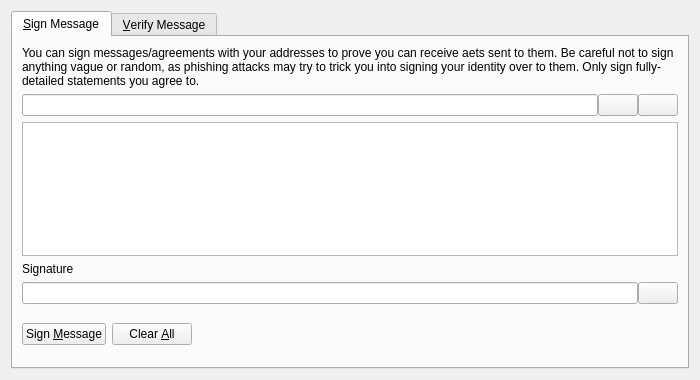
<?xml version="1.0" encoding="UTF-8"?>
<ui version="4.0">
 <class>SignVerifyMessageDialog</class>
 <widget class="QDialog" name="SignVerifyMessageDialog">
  <property name="geometry">
   <rect>
    <x>0</x>
    <y>0</y>
    <width>700</width>
    <height>380</height>
   </rect>
  </property>
  <property name="windowTitle">
   <string>Signatures - Sign / Verify a Message</string>
  </property>
  <property name="modal">
   <bool>true</bool>
  </property>
  <layout class="QVBoxLayout" name="verticalLayout">
   <item>
    <widget class="QTabWidget" name="tabWidget">
     <property name="currentIndex">
      <number>0</number>
     </property>
     <widget class="QWidget" name="tabSignMessage">
      <attribute name="title">
       <string>&amp;Sign Message</string>
      </attribute>
      <layout class="QVBoxLayout" name="verticalLayout_SM">
       <item>
        <widget class="QLabel" name="infoLabel_SM">
         <property name="text">
          <string>You can sign messages/agreements with your addresses to prove you can receive aets sent to them. Be careful not to sign anything vague or random, as phishing attacks may try to trick you into signing your identity over to them. Only sign fully-detailed statements you agree to.</string>
         </property>
         <property name="textFormat">
          <enum>Qt::PlainText</enum>
         </property>
         <property name="wordWrap">
          <bool>true</bool>
         </property>
        </widget>
       </item>
       <item>
        <layout class="QHBoxLayout" name="horizontalLayout_1_SM">
         <property name="spacing">
          <number>0</number>
         </property>
         <item>
          <widget class="QValidatedLineEdit" name="addressIn_SM">
           <property name="toolTip">
            <string>The Aet address to sign the message with</string>
           </property>
          </widget>
         </item>
         <item>
          <widget class="QPushButton" name="addressBookButton_SM">
           <property name="toolTip">
            <string>Choose previously used address</string>
           </property>
           <property name="text">
            <string/>
           </property>
           <property name="icon">
            <iconset resource="../bitcoin.qrc">
             <normaloff>:/icons/address-book</normaloff>:/icons/address-book</iconset>
           </property>
           <property name="shortcut">
            <string>Alt+A</string>
           </property>
           <property name="autoDefault">
            <bool>false</bool>
           </property>
          </widget>
         </item>
         <item>
          <widget class="QPushButton" name="pasteButton_SM">
           <property name="toolTip">
            <string>Paste address from clipboard</string>
           </property>
           <property name="text">
            <string/>
           </property>
           <property name="icon">
            <iconset resource="../bitcoin.qrc">
             <normaloff>:/icons/editpaste</normaloff>:/icons/editpaste</iconset>
           </property>
           <property name="shortcut">
            <string>Alt+P</string>
           </property>
           <property name="autoDefault">
            <bool>false</bool>
           </property>
          </widget>
         </item>
        </layout>
       </item>
       <item>
        <widget class="QPlainTextEdit" name="messageIn_SM">
         <property name="toolTip">
          <string>Enter the message you want to sign here</string>
         </property>
        </widget>
       </item>
       <item>
        <widget class="QLabel" name="signatureLabel_SM">
         <property name="text">
          <string>Signature</string>
         </property>
         <property name="textFormat">
          <enum>Qt::PlainText</enum>
         </property>
        </widget>
       </item>
       <item>
        <layout class="QHBoxLayout" name="horizontalLayout_2_SM">
         <property name="spacing">
          <number>0</number>
         </property>
         <item>
          <widget class="QLineEdit" name="signatureOut_SM">
           <property name="font">
            <font>
             <italic>true</italic>
            </font>
           </property>
           <property name="readOnly">
            <bool>true</bool>
           </property>
          </widget>
         </item>
         <item>
          <widget class="QPushButton" name="copySignatureButton_SM">
           <property name="toolTip">
            <string>Copy the current signature to the system clipboard</string>
           </property>
           <property name="text">
            <string/>
           </property>
           <property name="icon">
            <iconset resource="../bitcoin.qrc">
             <normaloff>:/icons/editcopy</normaloff>:/icons/editcopy</iconset>
           </property>
           <property name="autoDefault">
            <bool>false</bool>
           </property>
          </widget>
         </item>
        </layout>
       </item>
       <item>
        <layout class="QHBoxLayout" name="horizontalLayout_3_SM">
         <item>
          <widget class="QPushButton" name="signMessageButton_SM">
           <property name="toolTip">
            <string>Sign the message to prove you own this Aet address</string>
           </property>
           <property name="text">
            <string>Sign &amp;Message</string>
           </property>
           <property name="icon">
            <iconset resource="../bitcoin.qrc">
             <normaloff>:/icons/edit</normaloff>:/icons/edit</iconset>
           </property>
           <property name="autoDefault">
            <bool>false</bool>
           </property>
          </widget>
         </item>
         <item>
          <widget class="QPushButton" name="clearButton_SM">
           <property name="toolTip">
            <string>Reset all sign message fields</string>
           </property>
           <property name="text">
            <string>Clear &amp;All</string>
           </property>
           <property name="icon">
            <iconset resource="../bitcoin.qrc">
             <normaloff>:/icons/remove</normaloff>:/icons/remove</iconset>
           </property>
           <property name="autoDefault">
            <bool>false</bool>
           </property>
          </widget>
         </item>
         <item>
          <spacer name="horizontalSpacer_1_SM">
           <property name="orientation">
            <enum>Qt::Horizontal</enum>
           </property>
           <property name="sizeHint" stdset="0">
            <size>
             <width>40</width>
             <height>48</height>
            </size>
           </property>
          </spacer>
         </item>
         <item>
          <widget class="QLabel" name="statusLabel_SM">
           <property name="font">
            <font>
             <weight>75</weight>
             <bold>true</bold>
            </font>
           </property>
           <property name="text">
            <string/>
           </property>
           <property name="wordWrap">
            <bool>true</bool>
           </property>
          </widget>
         </item>
         <item>
          <spacer name="horizontalSpacer_2_SM">
           <property name="orientation">
            <enum>Qt::Horizontal</enum>
           </property>
           <property name="sizeHint" stdset="0">
            <size>
             <width>40</width>
             <height>48</height>
            </size>
           </property>
          </spacer>
         </item>
        </layout>
       </item>
      </layout>
     </widget>
     <widget class="QWidget" name="tabVerifyMessage">
      <attribute name="title">
       <string>&amp;Verify Message</string>
      </attribute>
      <layout class="QVBoxLayout" name="verticalLayout_VM">
       <item>
        <widget class="QLabel" name="infoLabel_VM">
         <property name="text">
          <string>Enter the receiver's address, message (ensure you copy line breaks, spaces, tabs, etc. exactly) and signature below to verify the message. Be careful not to read more into the signature than what is in the signed message itself, to avoid being tricked by a man-in-the-middle attack. Note that this only proves the signing party receives with the address, it cannot prove sendership of any transaction!</string>
         </property>
         <property name="textFormat">
          <enum>Qt::PlainText</enum>
         </property>
         <property name="alignment">
          <set>Qt::AlignLeading|Qt::AlignLeft|Qt::AlignTop</set>
         </property>
         <property name="wordWrap">
          <bool>true</bool>
         </property>
        </widget>
       </item>
       <item>
        <layout class="QHBoxLayout" name="horizontalLayout_1_VM">
         <property name="spacing">
          <number>0</number>
         </property>
         <item>
          <widget class="QValidatedLineEdit" name="addressIn_VM">
           <property name="toolTip">
            <string>The Aet address the message was signed with</string>
           </property>
          </widget>
         </item>
         <item>
          <widget class="QPushButton" name="addressBookButton_VM">
           <property name="toolTip">
            <string>Choose previously used address</string>
           </property>
           <property name="text">
            <string/>
           </property>
           <property name="icon">
            <iconset resource="../bitcoin.qrc">
             <normaloff>:/icons/address-book</normaloff>:/icons/address-book</iconset>
           </property>
           <property name="shortcut">
            <string>Alt+A</string>
           </property>
           <property name="autoDefault">
            <bool>false</bool>
           </property>
          </widget>
         </item>
        </layout>
       </item>
       <item>
        <widget class="QPlainTextEdit" name="messageIn_VM"/>
       </item>
       <item>
        <widget class="QValidatedLineEdit" name="signatureIn_VM"/>
       </item>
       <item>
        <layout class="QHBoxLayout" name="horizontalLayout_2_VM">
         <item>
          <widget class="QPushButton" name="verifyMessageButton_VM">
           <property name="toolTip">
            <string>Verify the message to ensure it was signed with the specified Aet address</string>
           </property>
           <property name="text">
            <string>Verify &amp;Message</string>
           </property>
           <property name="icon">
            <iconset resource="../bitcoin.qrc">
             <normaloff>:/icons/transaction_0</normaloff>:/icons/transaction_0</iconset>
           </property>
           <property name="autoDefault">
            <bool>false</bool>
           </property>
          </widget>
         </item>
         <item>
          <widget class="QPushButton" name="clearButton_VM">
           <property name="toolTip">
            <string>Reset all verify message fields</string>
           </property>
           <property name="text">
            <string>Clear &amp;All</string>
           </property>
           <property name="icon">
            <iconset resource="../bitcoin.qrc">
             <normaloff>:/icons/remove</normaloff>:/icons/remove</iconset>
           </property>
           <property name="autoDefault">
            <bool>false</bool>
           </property>
          </widget>
         </item>
         <item>
          <spacer name="horizontalSpacer_1_VM">
           <property name="orientation">
            <enum>Qt::Horizontal</enum>
           </property>
           <property name="sizeHint" stdset="0">
            <size>
             <width>40</width>
             <height>48</height>
            </size>
           </property>
          </spacer>
         </item>
         <item>
          <widget class="QLabel" name="statusLabel_VM">
           <property name="font">
            <font>
             <weight>75</weight>
             <bold>true</bold>
            </font>
           </property>
           <property name="text">
            <string/>
           </property>
           <property name="wordWrap">
            <bool>true</bool>
           </property>
          </widget>
         </item>
         <item>
          <spacer name="horizontalSpacer_2_VM">
           <property name="orientation">
            <enum>Qt::Horizontal</enum>
           </property>
           <property name="sizeHint" stdset="0">
            <size>
             <width>40</width>
             <height>48</height>
            </size>
           </property>
          </spacer>
         </item>
        </layout>
       </item>
      </layout>
     </widget>
    </widget>
   </item>
  </layout>
 </widget>
 <customwidgets>
  <customwidget>
   <class>QValidatedLineEdit</class>
   <extends>QLineEdit</extends>
   <header>qvalidatedlineedit.h</header>
  </customwidget>
 </customwidgets>
 <resources>
  <include location="../bitcoin.qrc"/>
 </resources>
 <connections/>
</ui>
